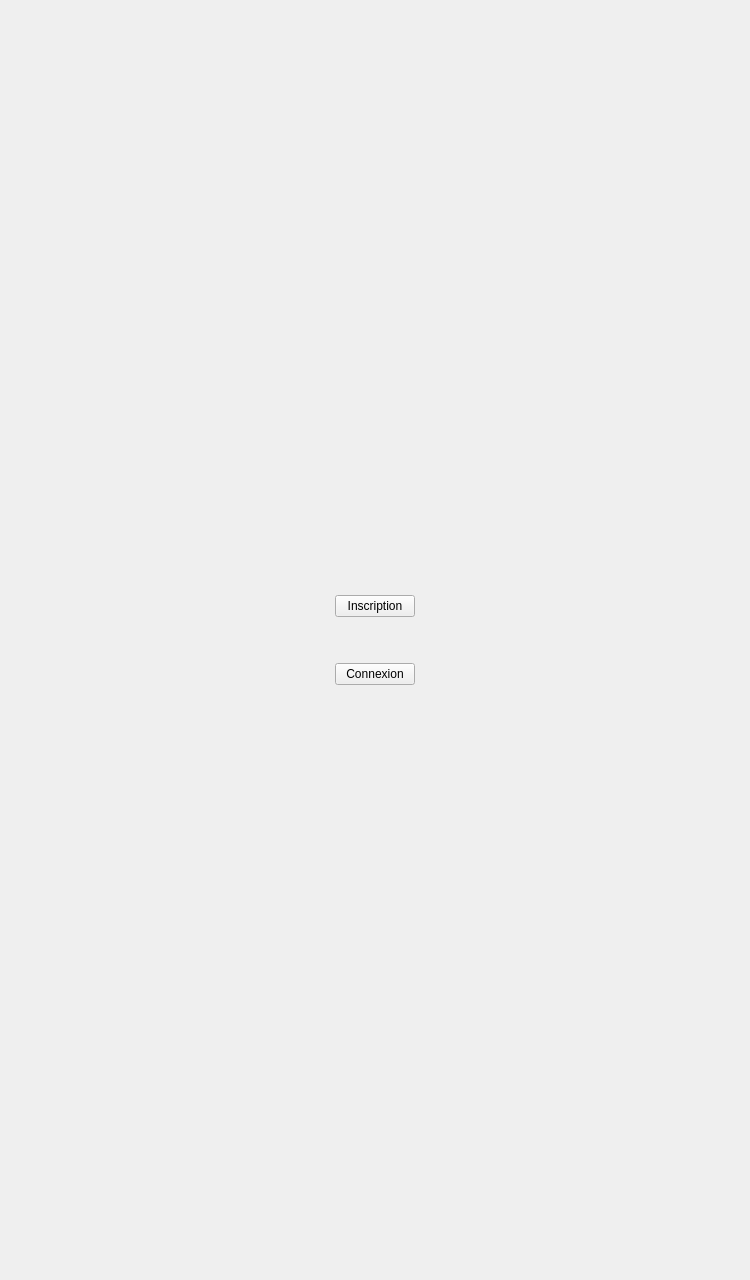
<?xml version="1.0" encoding="UTF-8"?>
<ui version="4.0">
 <class>Accueil</class>
 <widget class="QWidget" name="Accueil">
  <property name="geometry">
   <rect>
    <x>0</x>
    <y>0</y>
    <width>750</width>
    <height>1280</height>
   </rect>
  </property>
  <property name="windowTitle">
   <string>Form</string>
  </property>
  <layout class="QGridLayout" name="gridLayout">
   <item row="6" column="1">
    <spacer name="verticalSpacer">
     <property name="orientation">
      <enum>Qt::Vertical</enum>
     </property>
     <property name="sizeHint" stdset="0">
      <size>
       <width>20</width>
       <height>40</height>
      </size>
     </property>
    </spacer>
   </item>
   <item row="4" column="1">
    <spacer name="verticalSpacer_5">
     <property name="orientation">
      <enum>Qt::Vertical</enum>
     </property>
     <property name="sizeType">
      <enum>QSizePolicy::Fixed</enum>
     </property>
     <property name="sizeHint" stdset="0">
      <size>
       <width>20</width>
       <height>40</height>
      </size>
     </property>
    </spacer>
   </item>
   <item row="5" column="0">
    <spacer name="horizontalSpacer_2">
     <property name="orientation">
      <enum>Qt::Horizontal</enum>
     </property>
     <property name="sizeHint" stdset="0">
      <size>
       <width>40</width>
       <height>20</height>
      </size>
     </property>
    </spacer>
   </item>
   <item row="3" column="1">
    <widget class="QPushButton" name="button_inscription">
     <property name="text">
      <string>Inscription</string>
     </property>
    </widget>
   </item>
   <item row="5" column="1">
    <widget class="QPushButton" name="button_connexion">
     <property name="text">
      <string>Connexion</string>
     </property>
    </widget>
   </item>
   <item row="3" column="2">
    <spacer name="horizontalSpacer">
     <property name="orientation">
      <enum>Qt::Horizontal</enum>
     </property>
     <property name="sizeHint" stdset="0">
      <size>
       <width>40</width>
       <height>20</height>
      </size>
     </property>
    </spacer>
   </item>
   <item row="0" column="1">
    <spacer name="verticalSpacer_2">
     <property name="orientation">
      <enum>Qt::Vertical</enum>
     </property>
     <property name="sizeHint" stdset="0">
      <size>
       <width>20</width>
       <height>40</height>
      </size>
     </property>
    </spacer>
   </item>
  </layout>
 </widget>
 <layoutdefault spacing="6" margin="11"/>
 <resources/>
 <connections/>
</ui>
